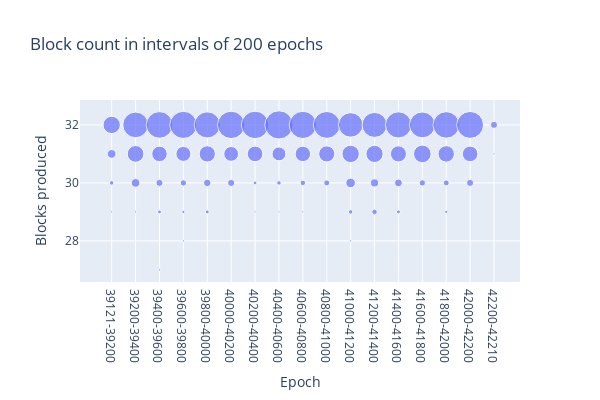

Source (notebook cell):
### Markdown cell above
### Proposed blocks count

### Code cell
bucket_size = 200
df["bucket"] = np.floor_divide(df["epoch"], bucket_size)
df["n_bxs"] = 1
df_bucket = df[["bucket", "block_count", "n_bxs"]].groupby(["bucket", "block_count"]).sum("n_bxs").reset_index()
df_bucket["epoch"] = df_bucket.bucket.apply(
    lambda bucket: f"{max(min(df['epoch']), bucket * bucket_size)}-{min(max(df['epoch']), (bucket + 1) * bucket_size)}"
)

fig = px.scatter(df_bucket, x = 'epoch', y = 'block_count', size = 'n_bxs',
                 width=600, height=400, labels={ "block_count": "Blocks produced", "epoch": "Epoch", "n_bxs": "Count" },
                 title = f"Block count in intervals of {bucket_size} epochs")
fig

### Figure 1 — Plotly figure (JSON) as saved in the notebook; plotly's stock layout.template omitted (floating-point values rounded to 4 significant figures)
{"data": [{"hovertemplate": "Epoch=%{x}<br>Blocks produced=%{y}<br>Count=%{marker.size}<extra></extra>", "legendgroup": "", "marker": {"color": "#636efa", "size": [1, 4, 15, 59, 1, 15, 55, 129, 1, 3, 10, 47, 139, 1, 2, 8, 44, 145, 3, 11, 52, 134, 10, 43, 147, 1, 3, 48, 148, 1, 4, 38, 157, 1, 6, 47, 146, 7, 51, 142, 1, 4, 18, 59, 118, 6, 13, 58, 123, 3, 12, 51, 134, 8, 61, 131, 2, 7, 53, 138, 10, 48, 142, 1, 10], "sizemode": "area", "sizeref": 0.3925, "symbol": "circle"}, "mode": "markers", "name": "", "orientation": "v", "showlegend": false, "type": "scatter", "x": ["39121-39200", "39121-39200", "39121-39200", "39121-39200", "39200-39400", "39200-39400", "39200-39400", "39200-39400", "39400-39600", "39400-39600", "39400-39600", "39400-39600", "39400-39600", "39600-39800", "39600-39800", "39600-39800", "39600-39800", "39600-39800", "39800-40000", "39800-40000", "39800-40000", "39800-40000", "40000-40200", "40000-40200", "40000-40200", "40200-40400", "40200-40400", "40200-40400", "40200-40400", "40400-40600", "40400-40600", "40400-40600", "40400-40600", "40600-40800", "40600-40800", "40600-40800", "40600-40800", "40800-41000", "40800-41000", "40800-41000", "41000-41200", "41000-41200", "41000-41200", "41000-41200", "41000-41200", "41200-41400", "41200-41400", "41200-41400", "41200-41400", "41400-41600", "41400-41600", "41400-41600", "41400-41600", "41600-41800", "41600-41800", "41600-41800", "41800-42000", "41800-42000", "41800-42000", "41800-42000", "42000-42200", "42000-42200", "42000-42200", "42200-42210", "42200-42210"], "xaxis": "x", "y": [29, 30, 31, 32, 29, 30, 31, 32, 27, 29, 30, 31, 32, 28, 29, 30, 31, 32, 29, 30, 31, 32, 30, 31, 32, 29, 30, 31, 32, 29, 30, 31, 32, 29, 30, 31, 32, 30, 31, 32, 28, 29, 30, 31, 32, 29, 30, 31, 32, 29, 30, 31, 32, 30, 31, 32, 29, 30, 31, 32, 30, 31, 32, 31, 32], "yaxis": "y"}], "layout": {"height": 400, "legend": {"itemsizing": "constant", "tracegroupgap": 0}, "title": {"text": "Block count in intervals of 200 epochs"}, "width": 600, "xaxis": {"anchor": "y", "autorange": true, "domain": [0, 1], "range": [-1.326, 17.09], "title": {"text": "Epoch"}, "type": "category"}, "yaxis": {"anchor": "x", "autorange": true, "domain": [0, 1], "range": [26.58, 32.89], "title": {"text": "Blocks produced"}, "type": "linear"}}}
